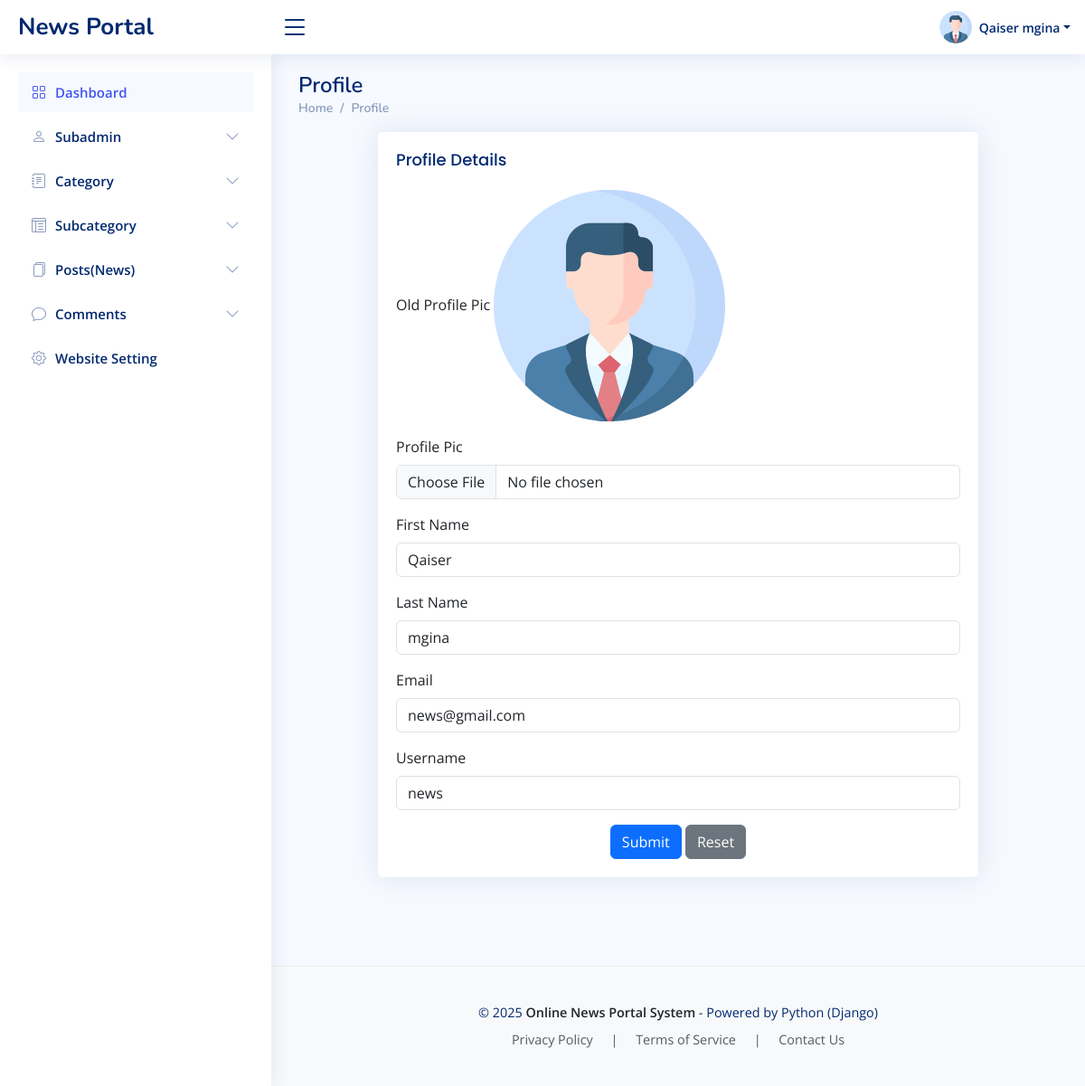
/AdminProfile (signed in), run on the app's committed database.
### newsapp/models.py (models this page shows)
class CustomUser(AbstractUser):
    USER ={
        (1,'admin'),
        (2,'subadmin'),
    }
    user_type = models.CharField(choices=USER,max_length=50,default=1)
    profile_pic = models.ImageField(upload_to='media/profile_pic')

### onps/views.py (the view)
# urls.py: path('AdminProfile', views.ADMIN_PROFILE, name='admin_profile'),
@login_required(login_url = '/')
def ADMIN_PROFILE(request):
    user = CustomUser.objects.get(id = request.user.id)
    context = {
        "user":user,
    }
    return render(request,'profile.html',context)

### newsapp/context_processors.py (called while the page is built)
def category_processor(request):
    cat = Category.objects.all()
    return {'cat': cat}

def aboutus(request):
    first_page = Page.objects.first()
    return {'first_page':first_page}

### templates/profile.html (shortened to what this page needs)
{% extends 'base.html' %}
{% block content %}
<div class="pagetitle">
      <h1>Profile</h1>
      <nav>
        <ol class="breadcrumb">
          <li class="breadcrumb-item"><a href="{% url 'dashboard' %}">Home</a></li>
          <li class="breadcrumb-item">Profile</li>
        </ol>
      </nav>
    </div>
    <section class="section">
      <div class="row">
        <div class="col-lg-12" style="padding-left: 100px;padding-right: 100px;">
          <div class="card">
            <div class="card-body">
              <h5 class="card-title">Profile Details</h5>
              <form class="row g-3" method="POST" action="{% url 'admin_profile_update' %}" enctype="multipart/form-data">
                <div class="col-12">
                    <label for="inputNanme4" class="form-label">Old Profile Pic</label>
                    <img src="{{user.profile_pic}}">
                  </div>
                <div class="col-12">
                  <label for="inputNanme4" class="form-label">Profile Pic</label>
                  <input type="file" class="form-control" name="profile_pic">
                </div>
                <div class="col-12">
                  <label for="inputEmail4" class="form-label">First Name</label>
                  <input type="text" class="form-control" name="first_name" value="{{user.first_name}}">
                </div>
                <div class="col-12">
                  <label for="inputPassword4" class="form-label">Last Name</label>
                  <input type="text" class="form-control" name="last_name" value="{{user.last_name}}">
                </div>
                <div class="col-12">
                  <label for="inputAddress" class="form-label">Email</label>
                  <input type="email" class="form-control" readonly="True" name="email" value="{{user.email}}">
                </div>
                <div class="col-12">
                    <label for="inputAddress" class="form-label">Username</label>
                    <input type="text" class="form-control" readonly="True" name="username" value="{{user.username}}">
                  </div>
                <div class="text-center">
                  <button type="submit" class="btn btn-primary">Submit</button>
                  <button type="reset" class="btn btn-secondary">Reset</button>
                </div>
              </form>
            </div>
          </div>
        </div>
      </div>
    </section>
    {% endblock %}

### templates/includes/header.html (shortened to what this page needs)
{% load static %}
<header id="header" class="header fixed-top d-flex align-items-center">
  {% if user.user_type == '1' %}
    <div class="d-flex align-items-center justify-content-between">
      <a href="{% url 'dashboard' %}" class="logo d-flex align-items-center">
        <span class="d-none d-lg-block">News Portal</span>
      </a>
      <i class="bi bi-list toggle-sidebar-btn"></i>
    </div>
    <nav class="header-nav ms-auto">
      <ul class="d-flex align-items-center">
        <li class="nav-item dropdown pe-3">
          <a class="nav-link nav-profile d-flex align-items-center pe-0" href="#" data-bs-toggle="dropdown">
            {% if user.profile_pic %}
            <img src="{{ user.profile_pic.url }}" alt="Profile" class="rounded-circle">
            {% else %}
            <img src="{% static 'img/default-profile.png' %}" alt="Profile" class="rounded-circle">
            {% endif %}
            <span class="d-none d-md-block dropdown-toggle ps-2">{{user.first_name}} {{user.last_name}}</span>
          </a>
        </li>
      </ul>
    </nav>
    {% endif %}
  </header>

### static/assets/css/style.css (style rules this page uses)
:root { scroll-behavior: smooth; }
body { font-family: "Open Sans", sans-serif; background: #f6f9ff; color: #444444; }
a { color: #4154f1; text-decoration: none; }
h1, h2, h3, h4, h5, h6 { font-family: "Nunito", sans-serif; }
.pagetitle { margin-bottom: 10px; }
.pagetitle h1 { font-size: 24px; margin-bottom: 0; font-weight: 600; color: #012970; }
.card { margin-bottom: 30px; border: none; border-radius: 5px; box-shadow: 0px 0 30px rgba(1, 41, 112, 0.1); }
.card-title { padding: 20px 0 15px 0; font-size: 18px; font-weight: 500; color: #012970; font-family: "Poppins", sans-serif; }
.card-body { padding: 0 20px 20px 20px; }
.breadcrumb { font-size: 14px; font-family: "Nunito", sans-serif; color: #899bbd; font-weight: 600; }
.breadcrumb a { color: #899bbd; transition: 0.3s; }
.breadcrumb .breadcrumb-item::before { color: #899bbd; }
.logo { line-height: 1; }
@media (min-width: 1200px) { .logo { width: 280px; } }
.logo span { font-size: 26px; font-weight: 700; color: #012970; font-family: "Nunito", sans-serif; }
.header { transition: all 0.5s; z-index: 997; height: 60px; box-shadow: 0px 2px 20px rgba(1, 41, 112, 0.1); background-color: #fff; padding-left: 20px; }
.header .toggle-sidebar-btn { font-size: 32px; padding-left: 10px; cursor: pointer; color: #012970; }
.header-nav ul { list-style: none; }
.header-nav>ul { margin: 0; padding: 0; }
.header-nav .nav-profile { color: #012970; }
.header-nav .nav-profile img { max-height: 36px; }
.header-nav .nav-profile span { font-size: 14px; font-weight: 600; }

### data on the page
CustomUser: profile_pic (picture), first_name "Qaiser", last_name "mgina", email "news@gmail.com", username "news"
